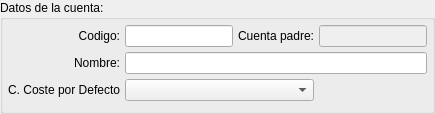
        <widget class="QGroupBox" name="groupBox_4" >
         <property name="layoutDirection" >
          <enum>Qt::LeftToRight</enum>
         </property>
         <property name="title" >
          <string>Datos de la cuenta:</string>
         </property>
         <layout class="QGridLayout" >
          <property name="margin" >
           <number>5</number>
          </property>
          <property name="spacing" >
           <number>5</number>
          </property>
          <item row="2" column="1" colspan="2" >
           <widget class="BcBuscarCentroCoste" name="mui_idc_coste" />
          </item>
          <item row="2" column="0" >
           <widget class="QLabel" name="Codigo_3" >
            <property name="text" >
             <string>C. Coste por Defecto</string>
            </property>
            <property name="alignment" >
             <set>Qt::AlignRight|Qt::AlignTrailing|Qt::AlignVCenter</set>
            </property>
           </widget>
          </item>
          <item row="1" column="0" >
           <widget class="QLabel" name="Codigo_2" >
            <property name="text" >
             <string>Nombre:</string>
            </property>
            <property name="alignment" >
             <set>Qt::AlignRight|Qt::AlignTrailing|Qt::AlignVCenter</set>
            </property>
           </widget>
          </item>
          <item row="0" column="0" >
           <widget class="QLabel" name="Codigo" >
            <property name="text" >
             <string>Codigo:</string>
            </property>
            <property name="alignment" >
             <set>Qt::AlignRight|Qt::AlignTrailing|Qt::AlignVCenter</set>
            </property>
           </widget>
          </item>
          <item row="0" column="1" >
           <widget class="QLineEdit" name="mui_codigo" >
            <property name="sizePolicy" >
             <sizepolicy vsizetype="Fixed" hsizetype="Fixed" >
              <horstretch>0</horstretch>
              <verstretch>0</verstretch>
             </sizepolicy>
            </property>
           </widget>
          </item>
          <item row="0" column="2" >
           <widget class="QLabel" name="TextLabel2" >
            <property name="text" >
             <string>Cuenta padre:</string>
            </property>
            <property name="alignment" >
             <set>Qt::AlignRight|Qt::AlignTrailing|Qt::AlignVCenter</set>
            </property>
           </widget>
          </item>
          <item row="0" column="3" >
           <widget class="BcBuscarCuenta" name="mui_padre" >
            <property name="enabled" >
             <bool>false</bool>
            </property>
            <property name="sizePolicy" >
             <sizepolicy vsizetype="Fixed" hsizetype="Fixed" >
              <horstretch>0</horstretch>
              <verstretch>0</verstretch>
             </sizepolicy>
            </property>
           </widget>
          </item>
          <item row="1" column="1" colspan="3" >
           <widget class="QLineEdit" name="mui_descripcion" />
          </item>
          <item row="3" column="0" colspan="4" >
           <widget class="QFrame" name="mui_frameplugin" >
            <property name="frameShape" >
             <enum>QFrame::StyledPanel</enum>
            </property>
            <property name="frameShadow" >
             <enum>QFrame::Raised</enum>
            </property>
           </widget>
          </item>
         </layout>
        </widget>
